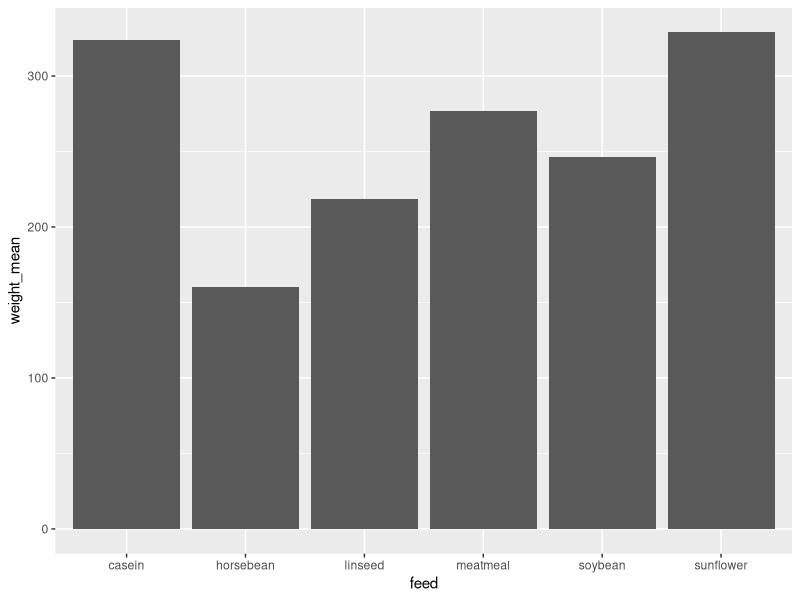
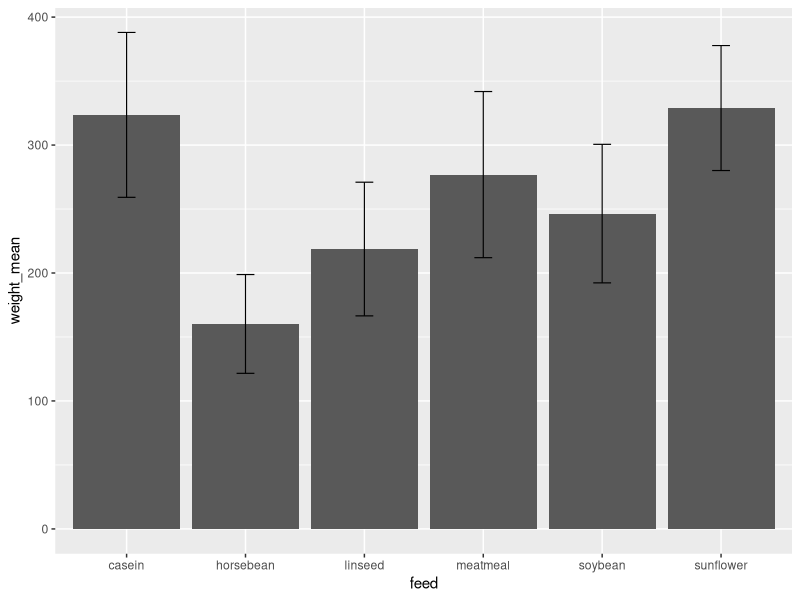
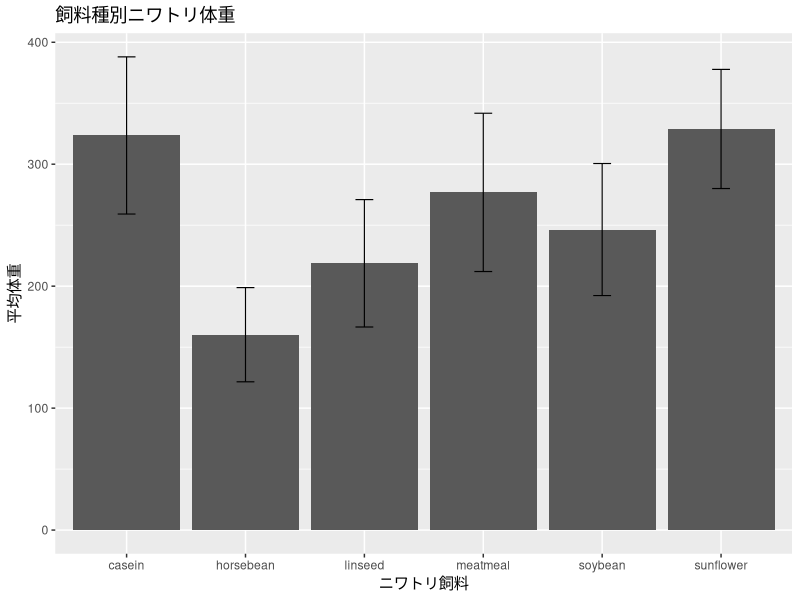
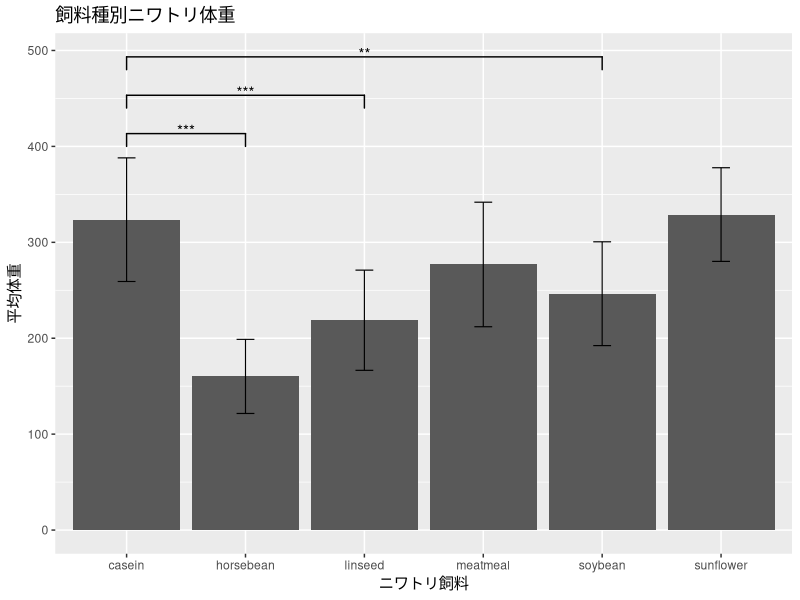
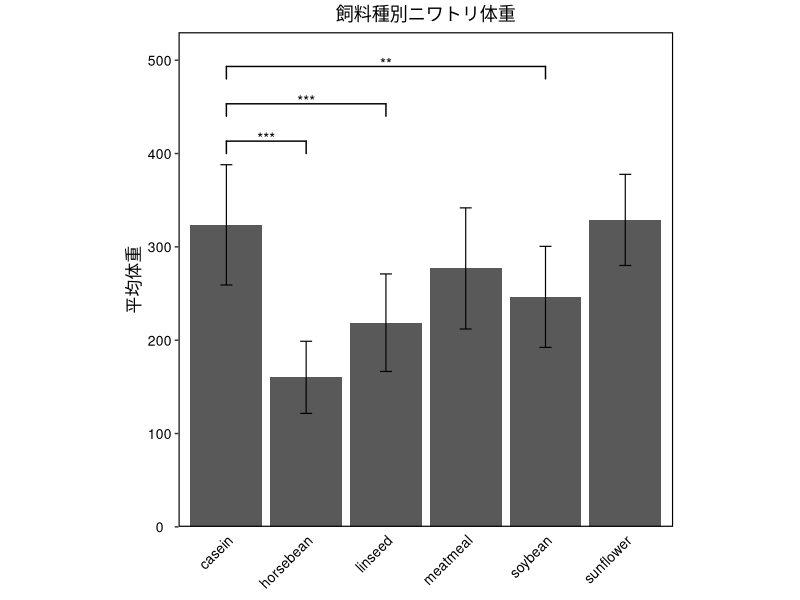

Reproduce these figures in R, in order.
## ---- chunk 1
# データセットの中身の確認
head(chickwts)
## ---- chunk 2
#| output: false
library(tidyverse) # ggplot2を使ってグラフを作成するのに必要
library(exactRankTests)　# 検定を行う際に使用（実施しない場合は不要）
library(ggsignif) # 有意差をグラフ内に書き込む際に使用
## ---- chunk 3
chickwts_sum_data <- chickwts %>%
  group_by(feed) %>%
  summarize(weight_mean=mean(weight), sd=sd(weight))

# 作成したデータセットの中身を確認
head(chickwts_sum_data)
## ---- chunk 4
#| fig-width: 4
#| fig-height: 3
#| fig-alt: "ベース（基本）のグラフ"
bar_plot <- ggplot(chickwts_sum_data, aes(x=feed, y=weight_mean)) +
  geom_bar(stat='identity')

print(bar_plot)
## ---- chunk 5
#| fig-width: 4
#| fig-height: 3
#| fig-alt: "エラーバーを付けたグラフ"

bar_plot <- bar_plot +
  geom_errorbar(
    aes(ymin = weight_mean - sd, ymax = weight_mean + sd),
    width = 0.15, # エラーバー先端の幅
    linewidth = 0.4 # エラーバーの太さ
    )

print(bar_plot)
## ---- chunk 6
#| fig-width: 4
#| fig-height: 3
#| fig-alt: "タイトルと軸のタイトルを変更したグラフ"

bar_plot <- bar_plot +
  labs(
    title = '飼料種別ニワトリ体重',  # タイトル
    x = 'ニワトリ飼料',               # x軸タイトル
    y = '平均体重',                   # y軸タイトル
  )

print(bar_plot)
## ---- chunk 7
test_casein_horsebean <- wilcox.exact(
  x = filter(chickwts, feed=='casein')[,1], 
  y = filter(chickwts, feed=='horsebean')[,1], 
  paired = FALSE)
print(test_casein_horsebean)
## ---- chunk 8
test_casein_linseed <- wilcox.exact(
  x = filter(chickwts, feed=='casein')[,1], 
  y = filter(chickwts, feed=='linseed')[,1], 
  paired = FALSE)
print(test_casein_linseed)
## ---- chunk 9
test_casein_meatmeal <- wilcox.exact(
  x = filter(chickwts, feed=='casein')[,1], 
  y = filter(chickwts, feed=='meatmeal')[,1], 
  paired = FALSE)
print(test_casein_meatmeal)
## ---- chunk 10
test_casein_soybean <- wilcox.exact(
  x = filter(chickwts, feed=='casein')[,1], 
  y = filter(chickwts, feed=='soybean')[,1], 
  paired = FALSE)
print(test_casein_soybean)
## ---- chunk 11
test_casein_sunflower <- wilcox.exact(
  x = filter(chickwts, feed=='casein')[,1], 
  y = filter(chickwts, feed=='sunflower')[,1], 
  paired = FALSE)
print(test_casein_sunflower)
## ---- chunk 12
#| fig-width: 4
#| fig-height: 3
#| fig-alt: "検定結果を示したグラフ"

bar_plot <- bar_plot +
  geom_signif(
    comparisons = list(c('casein','horsebean')),
    y_position = 400, 
    annotation = '***',
    vjust = 0.7,
    tip_length = 0.05
  ) +
  geom_signif(
    comparisons = list(c('casein','linseed')),
    y_position = 440, 
    annotation = '***',
    vjust = 0.7,
    tip_length = 0.05
  ) +
  geom_signif(
    comparisons = list(c('casein','soybean')),
    y_position = 480, 
    annotation = '**',
    vjust = 0.7,
    tip_length = 0.05
  )
print(bar_plot)
## ---- chunk 13
#| fig-width: 3.5
#| fig-height: 3.5
#| fig-alt: "背景・軸・目盛りをカスタムして、慣性したグラフ"

bar_plot <- bar_plot +
  theme(
    ## テキストの設定
    plot.title = element_text(size = 13, color="black", hjust = 0.5),
    axis.title.x = element_blank(),
    axis.text.x = element_text(size = 10, color="black", angle = 45, hjust = 1),
    axis.title.y = element_text(size = 12, color="black", hjust = 0.5),
    axis.text.y = element_text(size = 10, color="black", hjust = 0.5),
    axis.ticks.x = element_blank(),
    ## 枠・目盛りの設定
    legend.title = element_blank(),
    panel.grid.major = element_blank(),
    panel.grid.minor = element_blank(),
    panel.border = element_rect(color='black', fill='transparent', linewidth=0.8),
    panel.background = element_rect(fill = "white",color = NA),
    aspect.ratio = 1,
  ) +
  scale_y_continuous(limits=c(0,530), expand=c(0,0))
print(bar_plot)
